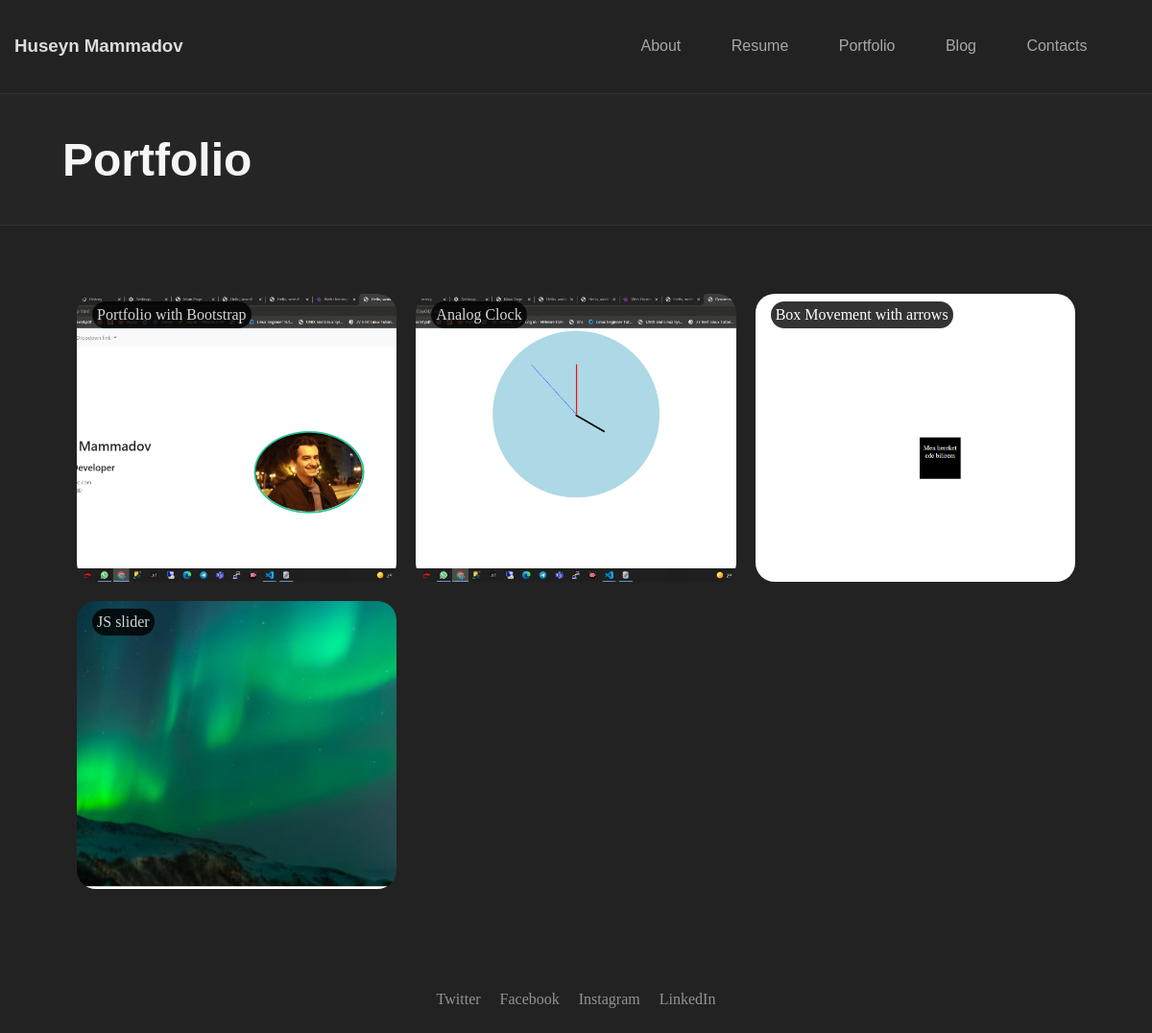
Page /portfolio on the earlier database version.
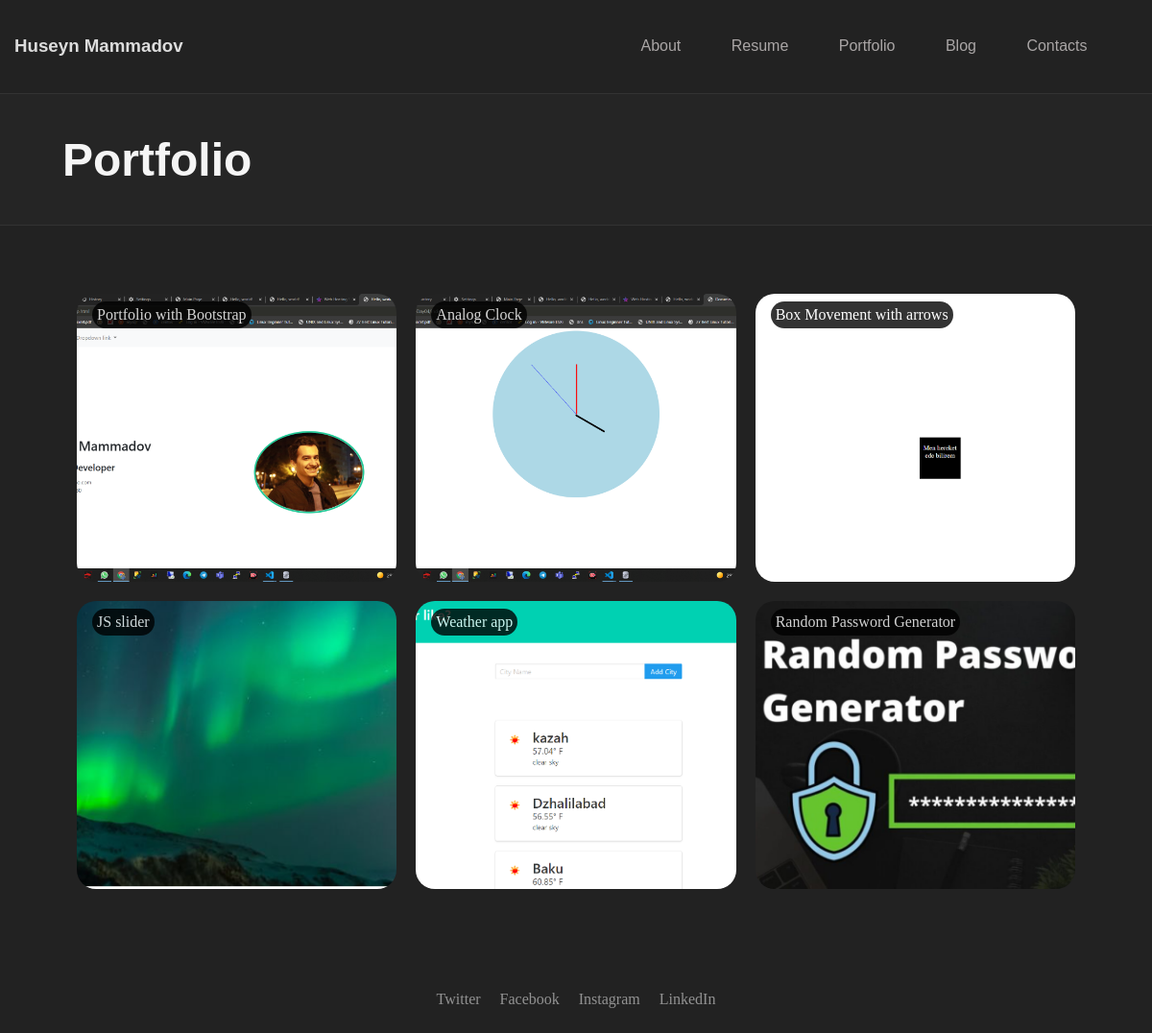
Same page on the later database version.
### models.py (models this page shows)
class Portfolio(db.Model):
    id=db.Column(db.Integer,primary_key=True)
    portfolio_img=db.Column(db.String(100))
    portfolio_name=db.Column(db.String(100))
    portfolio_link=db.Column(db.String(100))

### app/routes.py (the view)
@app.route("/portfolio")
def app_portfolio():
    from models import Portfolio
    work=Portfolio.query.all()
    return render_template("app/portfolio.html", work=work)

### templates/app/portfolio.html
{% extends "app/base.html" %}
{% block content %}
<section class="container-fluid text">
    <div class="col-12"></div>
        <div class="portfolio-text">
            <h1>Portfolio</h1>
        </div>
</section>
<section class="portfolio-type">
    <div class="col-12">
    </div>
</section>
<section class="portfolio-projects">
    {% for work in  work%}
    <a href="{{work.portfolio_link}}">
        <div class="portfolio-items">
            <img src="static/uploads/{{work.portfolio_img}}" alt="">
            <div class="top-left-text">{{work.portfolio_name}}</div>
        </div>
    </a>
    {% endfor %}
</section>
{% endblock %}

### templates/app/base.html (shortened to what this page needs)
<!DOCTYPE html>
<html lang="en">
<head>
    <link rel="stylesheet" href="https://cdnjs.cloudflare.com/ajax/libs/font-awesome/5.15.3/css/all.min.css"
    />
    <link rel="stylesheet" href="static/app/css/grid.css">
    <link rel="stylesheet" href="static/app/css/common.css">
    <link rel="stylesheet" href="static/app/css/style.css">
</head>
<body>
            <section id="navbar">
                <div class="container-fluid">
                    <div class="row bg-main" id="navbarr">
                        <div class="col-lg-6 col-sm-12">
                            <div class="text-logo">
                                    <h3><a href="/" style="list-style: none; text-decoration: none"><p style="color: #ddd;">Huseyn Mammadov</p></a></h3>
                            </div>
                        </div>
                        <div class="col-lg-6 col-sm-12 px-0">
                            <div class="navbar-menu">
                                <ul>
                                    <li><a href="/">About</a></li>
                                    <li><a href="/resume">Resume</a></li>
                                    <li><a href="/portfolio">Portfolio</a></li>
                                    <li><a href="/blog">Blog</a></li>
                                    <li><a href="/contact">Contacts</a></li>
                                </ul>
                            </div>
                        </div>
                    </div>
                </div>
            </section>
            {% block content %}
            {% endblock %}
            <section class="footer">
                <div class="footer-container">
                    <div class="footer-social">
                        <ul>
                            <li><a style="list-style: none; text-decoration: none; color:#ddd" href="https://twitter.com/Huseinmv">Twitter</a></li>
                            <li><a style="list-style: none; text-decoration: none; color:#ddd" href="https://www.facebook.com/mammadovh/">Facebook</a></li>
                            <li><a style="list-style: none; text-decoration: none; color:#ddd" href="https://www.instagram.com/husssein.mv/">Instagram</a></li>
                            <li><a style="list-style: none; text-decoration: none; color:#ddd" href="https://www.linkedin.com/in/huseyn-mammadov-b8578b166/">LinkedIn</a></li>
                        </ul>
                    </div>
                </div>
            </section>
</body>
</html>

### static/app/css/grid.css (style rules this page uses)
html { box-sizing: border-box; -ms-overflow-style: scrollbar; }
*, *::before, *::after { box-sizing: inherit; }
.container-fluid { width: 100%; padding-right: 15px; padding-left: 15px; margin-right: auto; margin-left: auto; }
.row { display: -webkit-box; display: -ms-flexbox; display: flex; -ms-flex-wrap: wrap; flex-wrap: wrap; margin-right: -15px; margin-left: -15px; }
.col-1, .col-2, .col-3, .col-4, .col-5, .col-6, .col-7, .col-8, .col-9, .col-10, .col-11, .col-12, .col, .col-auto, .col-sm-1, .col-sm-2, .col-sm-3, .col-sm-4, .col-sm-5, .col-sm-6, .col-sm-7, .col-sm-8, .col-sm-9, .col-sm-10, .col-sm-11, .col-sm-12, .col-sm, .col-sm-auto, .col-md-1, .col-md-2, .col-md-3, .col-md-4, .col-md-5, .col-md-6, .col-md-7, .col-md-8, .col-md-9, .col-md-10, .col-md-11, .col-md-12, .col-md, .col-md-auto, .col-lg-1, .col-lg-2, .col-lg-3, .col-lg-4, .col-lg-5, .col-lg-6, .col-lg-7, .col-lg-8, .col-lg-9, .col-lg-10, .col-lg-11, .col-lg-12, .col-lg, .col-lg-auto, .col-xl-1, .col-xl-2, .col-xl-3, .col-xl-4, .col-xl-5, .col-xl-6, .col-xl-7, .col-xl-8, .col-xl-9, .col-xl-10, .col-xl-11, .col-xl-12, .col-xl, .col-xl-auto { position: relative; width: 100%; min-height: 1px; padding-right: 15px; padding-left: 15px; }
.col-12 { -webkit-box-flex: 0; -ms-flex: 0 0 100%; flex: 0 0 100%; max-width: 100%; }
@media (min-width: 576px) { .col-sm-12 { -webkit-box-flex: 0; -ms-flex: 0 0 100%; flex: 0 0 100%; max-width: 100%; } }
@media (min-width: 992px) { .col-lg-6 { -webkit-box-flex: 0; -ms-flex: 0 0 50%; flex: 0 0 50%; max-width: 50%; } }

### static/app/css/style.css (style rules this page uses)
body p, h1, h2, h3, h4, h5 { font-family: "Poppins",Helvetica,sans-serif; color: #d5d5d5; }
body { background-color: #222; margin: 0px; }
.bg-main { background-color: #222; }
.text-logo { display: flex; justify-content: flex-start; align-items: center; }
.navbar-menu { height: 100%; max-width: 100%; }
.navbar-menu ul { display: flex; justify-content: space-evenly; list-style-type: none; align-items: center; height: 100%; padding: 0px; margin: 0px; }
.navbar-menu ul li { color: rgb(170, 166, 166); }
.navbar-menu ul li a { text-decoration: none; color: rgb(170, 166, 166); font-family: "Poppins",Helvetica,sans-serif; }
#navbarr { transition: all 1s ease; }
.portfolio-text h1 { font-size: 3em; color: #f5f5f5; }
.portfolio-text { margin:10px 50px; }
.text { border-top: 1px solid #333; border-bottom: 1px solid #333; background-color: #252525; }
.portfolio-type { margin-right: 80px; margin-top: 50px; }
.portfolio-projects { display: grid; grid-template-columns: repeat(3, 1fr); grid-gap: 20px; margin: 20px 80px; }
.portfolio-items { position: relative; text-align: center; color: white; height: 300px; overflow: hidden; border-radius: 20px; }
.top-left-text { position: absolute; top: 8px; left: 16px; background-color: black; padding: 5px; border-radius: 1rem; opacity: 0.8; }
.portfolio-items img { width: 100%; object-fit: cover; transition: all 0.3s ease; height: 100%; }
.footer-social ul li { list-style: none; margin: 20px 10px; opacity: 0.6; color: #ddd; }
.footer-container { display: flex; justify-content: center; margin: 70px 0px 0px 0px; }
.footer-social ul { display: flex; justify-content: flex-start; padding: 0px; }
::placeholder { color: #f5f5f5; }

Differences in the rows shown:
added Portfolio: portfolio_img (picture), portfolio_name "Weather app"
added Portfolio: portfolio_img (picture), portfolio_name "Random Password Generator"
